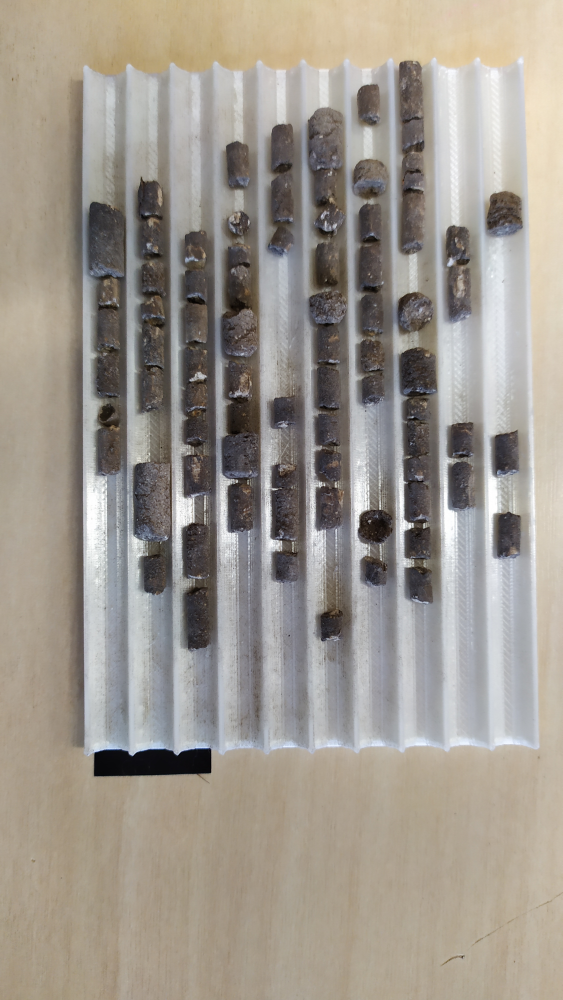
#> input picture peletes/img/targ.jpg, 2250 x 4000 px (shown at 1/4 size)
$ python blackContour.py
#> lines starting #> are read from the running program, lines starting #| are printed output that depends on the picture; after the words box and inside, x2 and y2 are one past the last pixel; in counts of white or black regions, pixels touching at a corner belong together
import cv2
import numpy as np

# Load image, grayscale, Gaussian blur, Otsu's threshold
image = cv2.imread('img/targ.jpg')
#> image is the input picture: shape (4000, 2250, 3); mean B, G, R 142.2, 151.1, 157.8
ds_factor = 0.2
image = cv2.resize(image, (int(image.shape[1] * ds_factor),int(image.shape[0] * ds_factor)), interpolation = cv2.INTER_AREA)
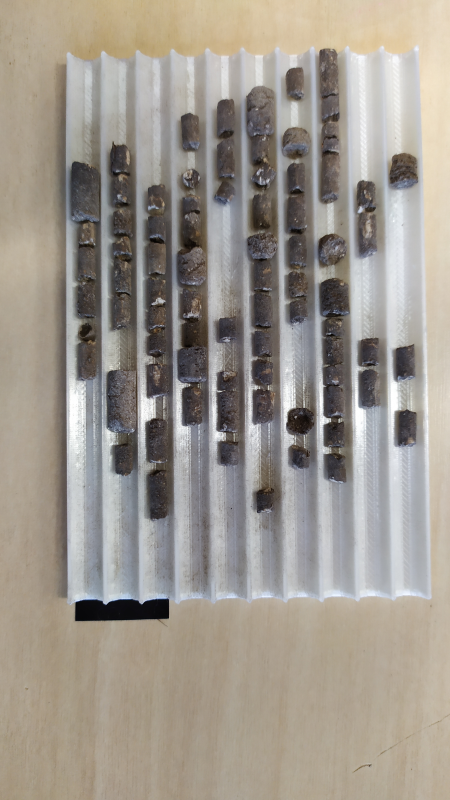
#> image: shape (800, 450, 3); mean B, G, R 142.2, 151.1, 157.8
original = image.copy()
gray = cv2.cvtColor(image, cv2.COLOR_BGR2GRAY)
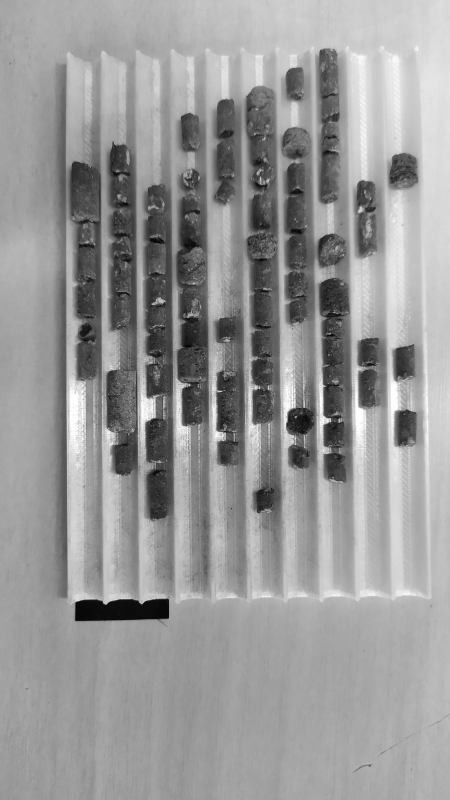
#> gray: shape (800, 450); min 5, max 255, mean 152.1
blur = cv2.GaussianBlur(gray, (3,3), 0)
thresh = cv2.threshold(blur, 0, 255, cv2.THRESH_BINARY_INV + cv2.THRESH_OTSU)[1]
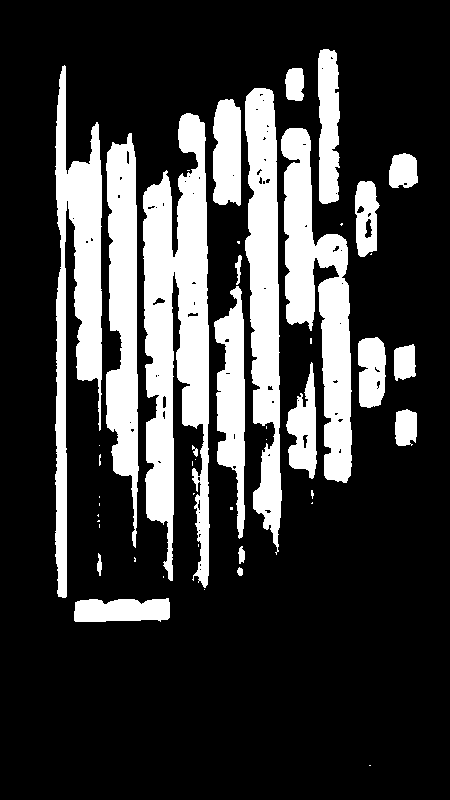
#> thresh: shape (800, 450); 23.2% white; 46 white regions (25 under 20 px)

# Find contours
ROI_number = 0
cnts = cv2.findContours(thresh, cv2.RETR_EXTERNAL, cv2.CHAIN_APPROX_SIMPLE)
#> cnts = 46 contours, 25 with area under 20; largest, box (x1, y1, x2, y2) and area: (143, 113, 210, 588) 18572, (281, 128, 352, 483) 11406, (245, 88, 282, 555) 10910, (55, 65, 102, 598) 10616, (106, 133, 139, 548) 8724
cnts = cnts[0] if len(cnts) == 2 else cnts[1]
for c in cnts:
    # Obtain bounding rectangle to get measurements
    x,y,w,h = cv2.boundingRect(c)


    # Crop and save ROI
    ROI = original[y:y+h, x:x+w]
    #cv2.imwrite('ROI_{}.png'.format(ROI_number), ROI)
    ROI_number += 1

    # Draw the contour and center of the shape on the image
    cv2.rectangle(image,(x,y),(x+w,y+h),(36,255,12), 4)
#> this loop made 46 passes
#> (x, y, w, h) on passes 2, 5, 6, 7, 8, 18, 21, 22, 26, 27, 28, 30: (74, 598, 96, 24), (237, 567, 6, 9), (134, 557, 2, 5), (97, 553, 5, 23), (238, 546, 7, 18), (311, 490, 3, 9), (99, 454, 2, 12), (192, 445, 6, 12), (395, 409, 22, 37), (286, 362, 31, 117), (394, 344, 22, 37), (358, 337, 28, 71)
#> (c, x, y, w, h) on passes 10, 11, 12, 13, 15, 17: ([[99, 524], [99, 527]], 99, 524, 1, 4), ([[98, 520], [97, 521], [99, 521], [99, 520]], 97, 520, 3, 2), ([[98, 514], [97, 515], [98, 516]], 97, 514, 2, 3), ([[230, 507], [230, 509], [232, 509], [232, 507]], 230, 507, 3, 3), ([[312, 502], [311, 503], [312, 503]], 311, 502, 2, 2), ([[193, 493], [193, 494], [194, 493]], 193, 493, 2, 2)
#> pass 2, `ROI = original[y:y+h, x:x+w]`:
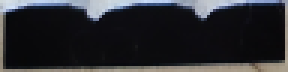
#> ROI: shape (24, 96, 3) (shown 3 times larger); mean B, G, R 47.8, 43.7, 42.9
#> after the loop:
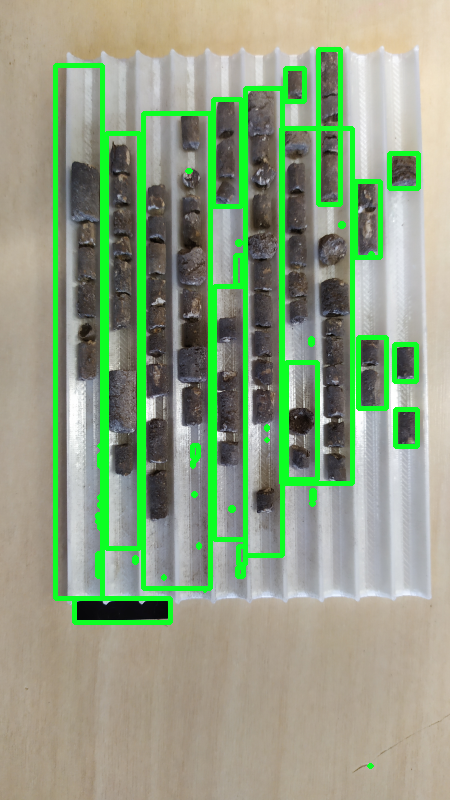
#> image: shape (800, 450, 3); 9.68% of pixels changed, all inside (x1, y1, x2, y2) = (53, 47, 421, 769)
#> after the loop, ROI_number = 46
    #cv2.circle(image, (cX, cY), 10, (320, 159, 22), -1)

cv2.imshow('image.png', image)
cv2.imshow('thresh.png', thresh)
cv2.waitKey(0)

$ run again, with peletes/img/1.jpg copied over peletes/img/targ.jpg
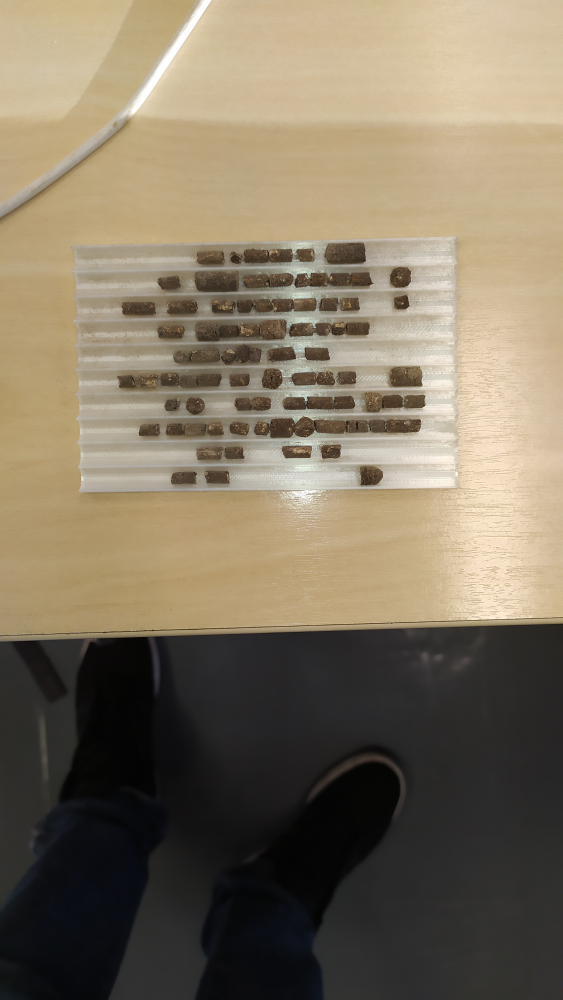
#> input picture peletes/img/1.jpg, 2250 x 4000 px (shown at 1/4 size)
#> image is the input picture: shape (4000, 2250, 3); mean B, G, R 97.4, 117.2, 128.8
#> `thresh = cv2.threshold(blur, 0, 255, cv2.THRESH_BINARY_INV + cv2.THRES..`:
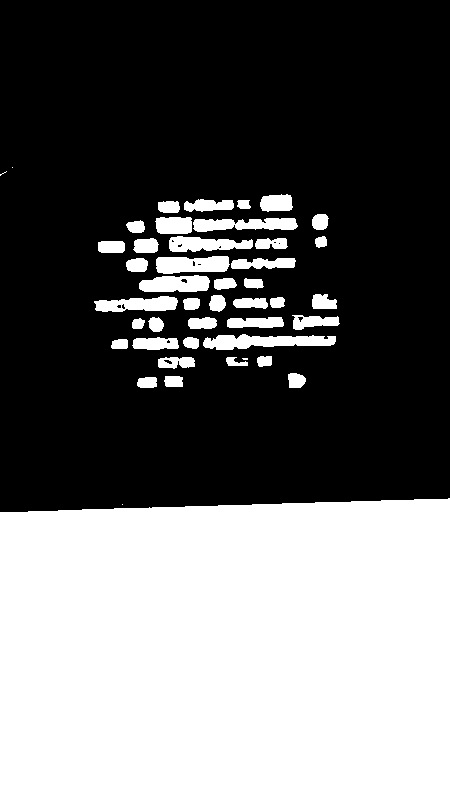
#> thresh: shape (800, 450); 41.2% white; 45 white regions (4 under 20 px)
#> cnts = 45 contours, 4 with area under 20; largest, box (x1, y1, x2, y2) and area: (0, 498, 450, 800) 131877, (203, 334, 336, 350) 1264, (156, 256, 230, 274) 1017, (193, 218, 298, 232) 948, (139, 275, 210, 292) 936
#> the loop `for c in cnts:` made 45 passes
#> (x, y, w, h) on passes 2, 3, 4, 5, 7, 8, 9, 10: (0, 498, 450, 302), (137, 377, 20, 11), (164, 376, 19, 11), (288, 373, 18, 15), (226, 357, 22, 9), (158, 357, 37, 12), (257, 356, 15, 11), (111, 339, 17, 10)
#> after the loop `for c in cnts:`:
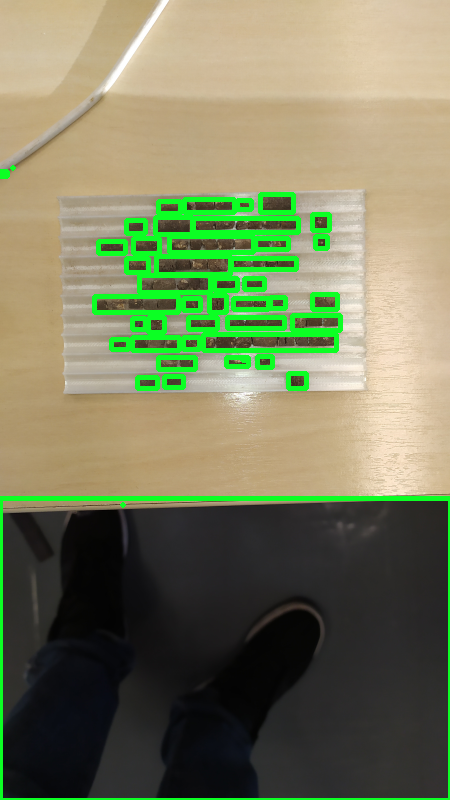
#> image: shape (800, 450, 3); mean B, G, R 93.1, 125.9, 121.2
#> after the loop `for c in cnts:`: ROI_number = 45

$ run again, with peletes/img/2.jpg copied over peletes/img/targ.jpg
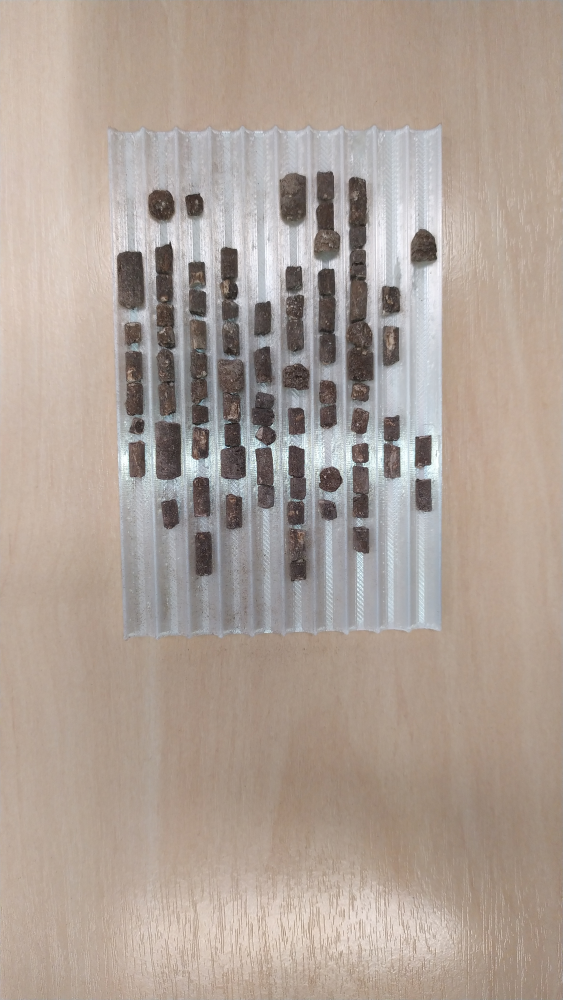
#> input picture peletes/img/2.jpg, 2250 x 4000 px (shown at 1/4 size)
#> image is the input picture: shape (4000, 2250, 3); mean B, G, R 150.4, 160.2, 173.8
#> `thresh = cv2.threshold(blur, 0, 255, cv2.THRESH_BINARY_INV + cv2.THRES..`:
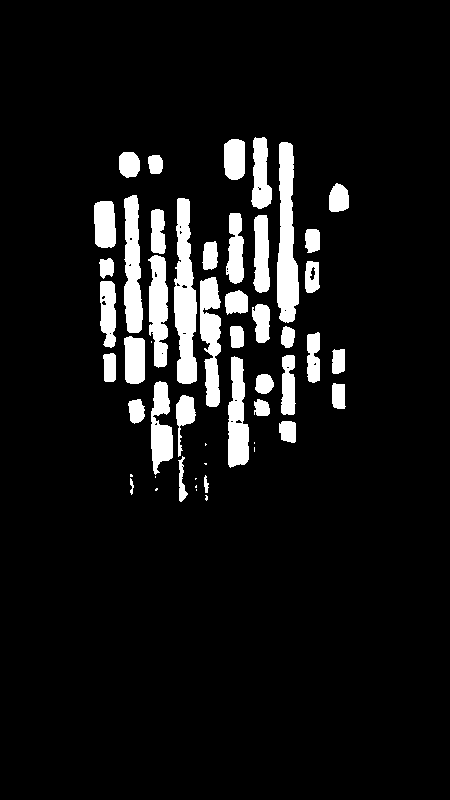
#> thresh: shape (800, 450); 8.4% white; 51 white regions (12 under 20 px)
#> cnts = 51 contours, 12 with area under 20; largest, box (x1, y1, x2, y2) and area: (174, 198, 197, 384) 2820, (277, 142, 299, 323) 2628, (124, 195, 143, 333) 1863, (200, 277, 221, 407) 1750, (228, 356, 249, 468) 1602
#> the loop `for c in cnts:` made 51 passes
#> (x, y, w, h) on passes 1, 3, 6, 8, 9, 11, 15, 16: (205, 495, 3, 6), (155, 488, 3, 3), (130, 478, 4, 17), (204, 475, 5, 18), (130, 474, 3, 3), (178, 456, 10, 46), (279, 421, 17, 22), (254, 399, 16, 17)
#> after the loop `for c in cnts:`:
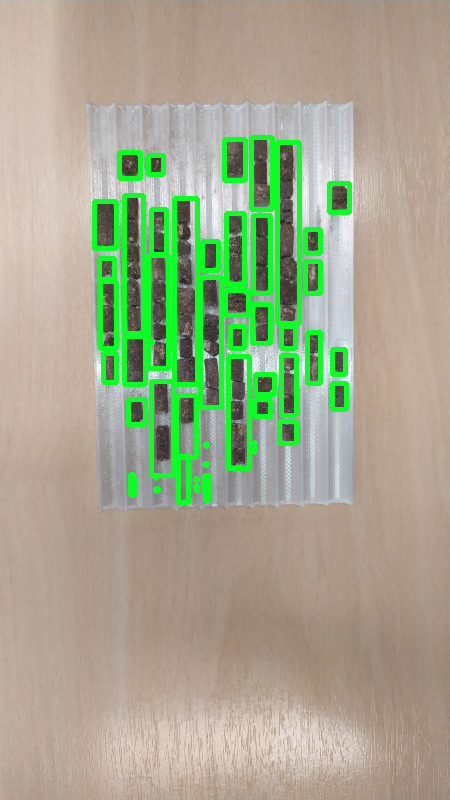
#> image: shape (800, 450, 3); mean B, G, R 141.6, 167.9, 163.2
#> after the loop `for c in cnts:`: ROI_number = 51
